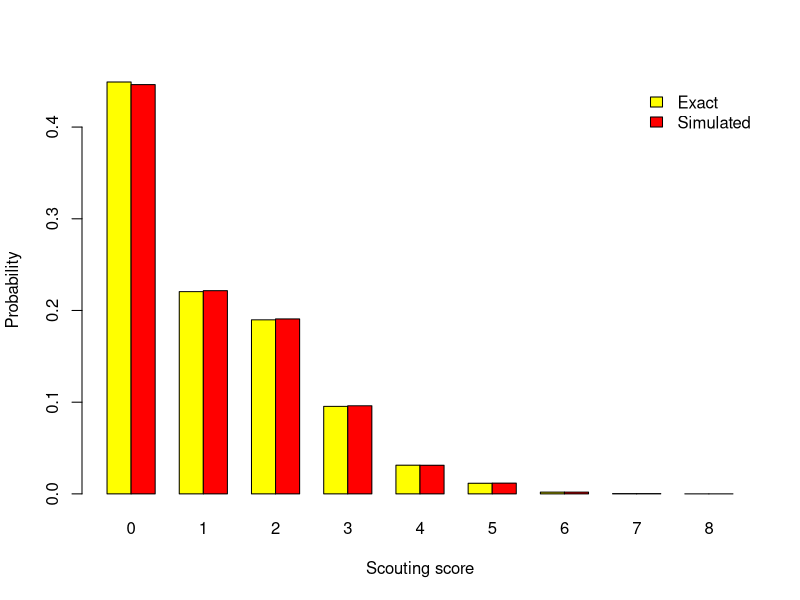

Generate this figure with R:
## ---- chunk 1
#| label: exact-pmf

scores <- 0:8
coin <- c(1/3, 2/3)
die <- (1:4) / 10

exact_paths <- function(adaptive = TRUE) {
  rows <- list()

  for (c in 0:1) {
    for (d in 1:4) {
      n <- 2 * d
      first_counts <- 0:min(4, n)
      first_prob <- dhyper(first_counts, m = 4, n = 48, k = n)

      for (a in first_counts) {
        # The reference rule averages over an independent budget count j.
        budget_counts <- if (adaptive) a else first_counts

        for (j in budget_counts) {
          m <- 2 + 2 * c + 2 * j
          b <- 0:min(4 - a, m)
          budget_prob <- if (adaptive) 1 else first_prob[j + 1L]

          # The actual first hand always determines the remaining deck.
          second_prob <- dhyper(b, m = 4 - a, n = 48 - n + a, k = m)
          weight <- coin[c + 1L] * die[d] * first_prob[a + 1L] * budget_prob

          rows[[length(rows) + 1L]] <- data.frame(
            n = n, m = m, a = a, b = b,
            score = a + 2 * b, p = weight * second_prob
          )
        }
      }
    }
  }

  do.call(rbind, rows)
}

pmf_from_paths <- function(paths) {
  vapply(scores, function(x) sum(paths$p[paths$score == x]), numeric(1))
}

paths <- exact_paths()
pmf <- pmf_from_paths(paths)
stopifnot(abs(sum(pmf) - 1) < 1e-12)

# Verify the score-eight entry with the separate counting formula.
n_by_die <- 2 * (1:4)
p_blank <- choose(48, n_by_die) / choose(52, n_by_die)
p_eight <- coin[2] * sum(die * p_blank / choose(52 - n_by_die, 4))
stopifnot(abs(pmf[scores == 8] - p_eight) < 1e-12)

knitr::kable(
  data.frame(Score = scores, Probability = pmf),
  digits = 8
)
## ---- chunk 2
#| label: events-and-moments

event_prob <- c(
  coin_bonus = coin[2],
  first_pass_at_least_six = sum(die[3:4]),
  second_pass_at_least_four = sum(paths$p[paths$m >= 4]),
  recovery_after_blank = sum(paths$p[paths$a == 0 & paths$b >= 1]),
  score_at_least_five = sum(pmf[scores >= 5])
)

knitr::kable(data.frame(
  Event = names(event_prob),
  Probability = unname(event_prob)
), digits = 6)

mu <- sum(scores * pmf)
ex2 <- sum(scores^2 * pmf)
sigma2 <- ex2 - mu^2

round(c(mean = mu, second_moment = ex2, variance = sigma2), 6)
## ---- chunk 3
#| label: simulate-adaptive

one_trial <- function() {
  coin_flip <- rbinom(1, size = 1, prob = coin[2])
  die_roll <- sample.int(4, size = 1, prob = die)
  n <- 2 * die_roll
  deck <- sample.int(52)

  a <- sum(deck[seq_len(n)] <= 4)
  m <- 2 + 2 * coin_flip + 2 * a
  b <- sum(deck[n + seq_len(m)] <= 4)

  a + 2 * b
}

set.seed(3402026)
trials <- 100000L
observed <- replicate(trials, one_trial())

# Add 1 because tabulate starts at bin 1, but scores start at 0.
sim_pmf <- tabulate(observed + 1L, nbins = length(scores)) / trials

knitr::kable(data.frame(
  Score = scores,
  Exact = pmf,
  Simulated = sim_pmf
), digits = 8)

round(c(
  exact_mean = mu,
  simulated_mean = mean(observed),
  exact_probability_5_or_more = sum(pmf[scores >= 5]),
  simulated_probability_5_or_more = mean(observed >= 5)
), 6)
## ---- chunk 4
#| label: reference-simulation

one_reference_trial <- function() {
  coin_flip <- rbinom(1, size = 1, prob = coin[2])
  die_roll <- sample.int(4, size = 1, prob = die)
  n <- 2 * die_roll
  deck <- sample.int(52)

  # The actual first hand determines the score and the remaining deck.
  a <- sum(deck[seq_len(n)] <= 4)

  # A separate hand sets the draw size only.
  a_ref <- sum(sample.int(52, size = n) <= 4)
  m_ref <- 2 + 2 * coin_flip + 2 * a_ref
  b_ref <- sum(deck[n + seq_len(m_ref)] <= 4)

  a + 2 * b_ref
}

set.seed(3402027)
ref_observed <- replicate(trials, one_reference_trial())

ref_paths <- exact_paths(adaptive = FALSE)
ref_pmf <- pmf_from_paths(ref_paths)

stopifnot(abs(sum(ref_pmf) - 1) < 1e-12)

# Check that both rules use the same expected number of cards.
expected_draws <- function(z) sum((z$n + z$m) * z$p)
stopifnot(abs(expected_draws(paths) - expected_draws(ref_paths)) < 1e-12)

comparison <- data.frame(
  Rule = c("Adaptive", "Reference"),
  `Exact mean` = c(mu, sum(scores * ref_pmf)),
  `Simulated mean` = c(mean(observed), mean(ref_observed)),
  `Exact 5+ (%)` = 100 * c(sum(pmf[scores >= 5]),
                          sum(ref_pmf[scores >= 5])),
  `Simulated 5+ (%)` = 100 * c(mean(observed >= 5),
                              mean(ref_observed >= 5)),
  check.names = FALSE
)

knitr::kable(comparison, digits = 5, format.args = list(nsmall = 5))
## ---- chunk 5
#| label: simulate-adaptive

one_trial <- function() {
  coin_flip <- rbinom(1, size = 1, prob = coin[2])
  die_roll <- sample.int(4, size = 1, prob = die)
  n <- 2 * die_roll

  # Shuffle all 52 cards; cards 1 through 4 are aces.
  deck <- sample.int(52)
  a <- sum(deck[seq_len(n)] <= 4)

  m <- 2 + 2 * coin_flip + 2 * a

  # Start after the first n cards to avoid drawing any card twice.
  b <- sum(deck[n + seq_len(m)] <= 4)

  a + 2 * b
}

set.seed(3402026)
trials <- 100000L
observed <- replicate(trials, one_trial())

# Add 1 because tabulate starts at bin 1, while scores start at 0.
sim_pmf <- tabulate(observed + 1L, nbins = length(scores)) / trials

stopifnot(
  all(observed %in% scores),
  abs(sum(sim_pmf) - 1) < 1e-12
)

knitr::kable(data.frame(
  Score = scores,
  Exact = pmf,
  Simulated = sim_pmf
), digits = 8)
## ---- chunk 6
#| label: simulation-summary

summary_table <- data.frame(
  Quantity = c("Mean score", "Variance", "Probability of scoring at least five"),
  Exact = c(mu, sigma2, sum(pmf[scores >= 5])),
  Simulated = c(mean(observed), var(observed), mean(observed >= 5))
)

knitr::kable(
  summary_table,
  digits = 6,
  format.args = list(nsmall = 6)
)
## ---- chunk 7
#| label: fig-score-comparison
#| fig-cap: "Exact and simulated probabilities for the adaptive scouting score."

barplot(
  rbind(pmf, sim_pmf),
  beside = TRUE,
  names.arg = scores,
  col = c("yellow", "red"),
  xlab = "Scouting score",
  ylab = "Probability",
  legend.text = c("Exact", "Simulated"),
  args.legend = list(x = "topright", bty = "n")
)
## ---- chunk 8
#| label: reference-simulation

one_reference_trial <- function() {
  coin_flip <- rbinom(1, size = 1, prob = coin[2])
  die_roll <- sample.int(4, size = 1, prob = die)
  n <- 2 * die_roll
  deck <- sample.int(52)

  # The actual first hand determines the score and remaining deck.
  a <- sum(deck[seq_len(n)] <= 4)

  # This independent hand sets the reference budget only.
  a_ref <- sum(sample.int(52, size = n) <= 4)
  m_ref <- 2 + 2 * coin_flip + 2 * a_ref
  b_ref <- sum(deck[n + seq_len(m_ref)] <= 4)

  a + 2 * b_ref
}

set.seed(3402027)
ref_observed <- replicate(trials, one_reference_trial())

# Calculate the exact reference distribution using the Section 2 function.
ref_paths <- exact_paths(adaptive = FALSE)
ref_pmf <- pmf_from_paths(ref_paths)
stopifnot(abs(sum(ref_pmf) - 1) < 1e-12)

# Check that both rules use the same expected total number of cards.
expected_draws <- function(z) sum((z$n + z$m) * z$p)
stopifnot(
  abs(expected_draws(paths) - expected_draws(ref_paths)) < 1e-12
)

comparison <- data.frame(
  Rule = c("Adaptive", "Reference"),
  `Exact mean` = c(mu, sum(scores * ref_pmf)),
  `Simulated mean` = c(mean(observed), mean(ref_observed)),
  `Exact 5+ (%)` = 100 * c(
    sum(pmf[scores >= 5]),
    sum(ref_pmf[scores >= 5])
  ),
  `Simulated 5+ (%)` = 100 * c(
    mean(observed >= 5),
    mean(ref_observed >= 5)
  ),
  check.names = FALSE
)

knitr::kable(
  comparison,
  digits = 5,
  format.args = list(nsmall = 5)
)
## ---- chunk 9
#| label: threshold-comparison

targets <- 1:8

tail_prob <- function(p) {
  vapply(targets, function(k) sum(p[scores >= k]), numeric(1))
}

adaptive_tail <- tail_prob(pmf)
reference_tail <- tail_prob(ref_pmf)
gap <- adaptive_tail - reference_tail

# For a nonnegative integer score, its mean equals the sum of its
# probabilities of reaching each positive integer target.
mean_gap <- sum(scores * pmf) - sum(scores * ref_pmf)
stopifnot(abs(sum(gap) - mean_gap) < 1e-12)

winner <- ifelse(
  abs(gap) < 1e-12,
  "Tie",
  ifelse(gap > 0, "Adaptive", "Reference")
)

threshold_table <- data.frame(
  Target = as.character(targets),
  `Adaptive (%)` = 100 * adaptive_tail,
  `Reference (%)` = 100 * reference_tail,
  `Gap (percentage points)` = 100 * gap,
  `Higher probability` = winner,
  check.names = FALSE
)

knitr::kable(
  threshold_table,
  digits = 4,
  format.args = list(nsmall = 4),
  align = "rrrrl"
)
